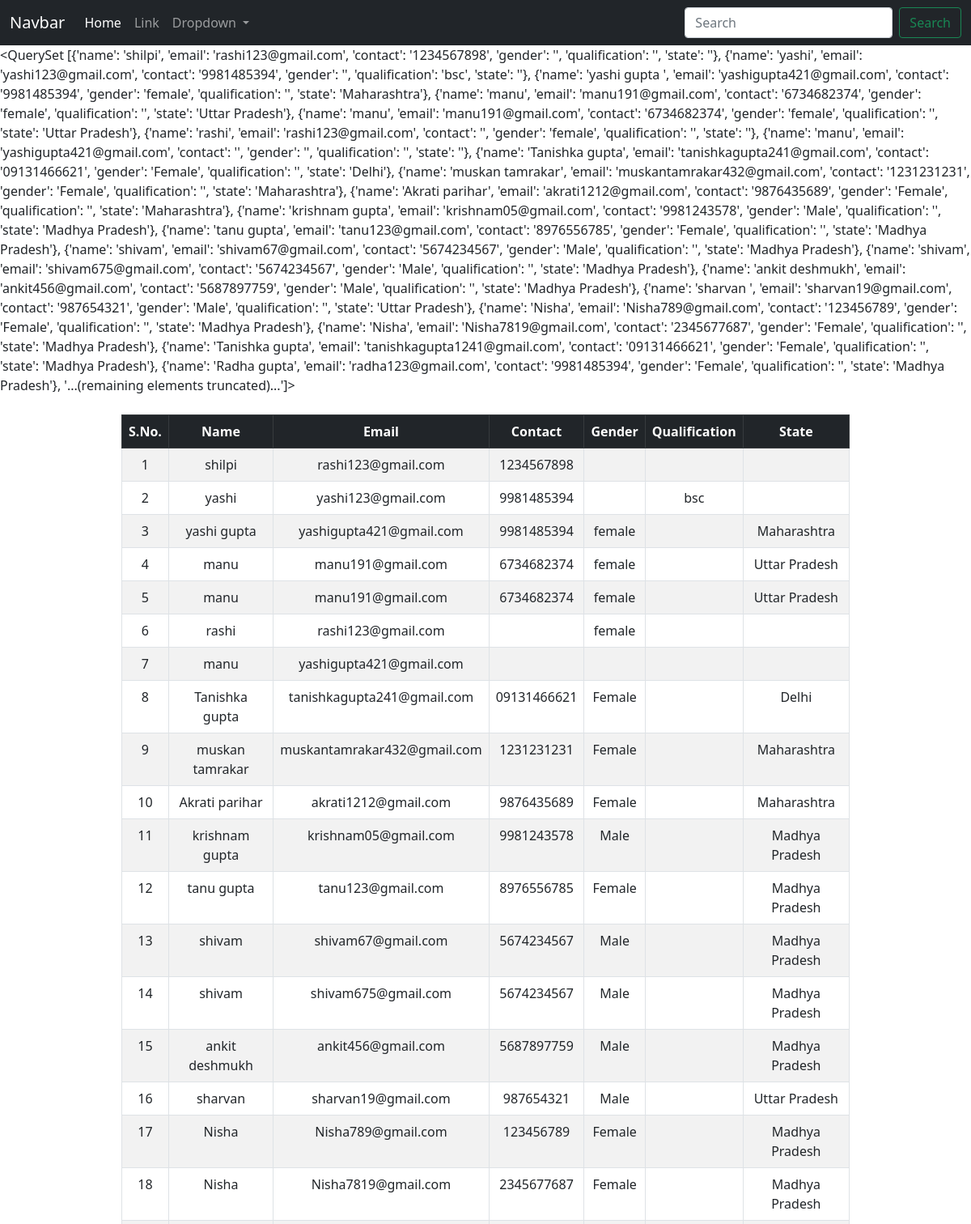
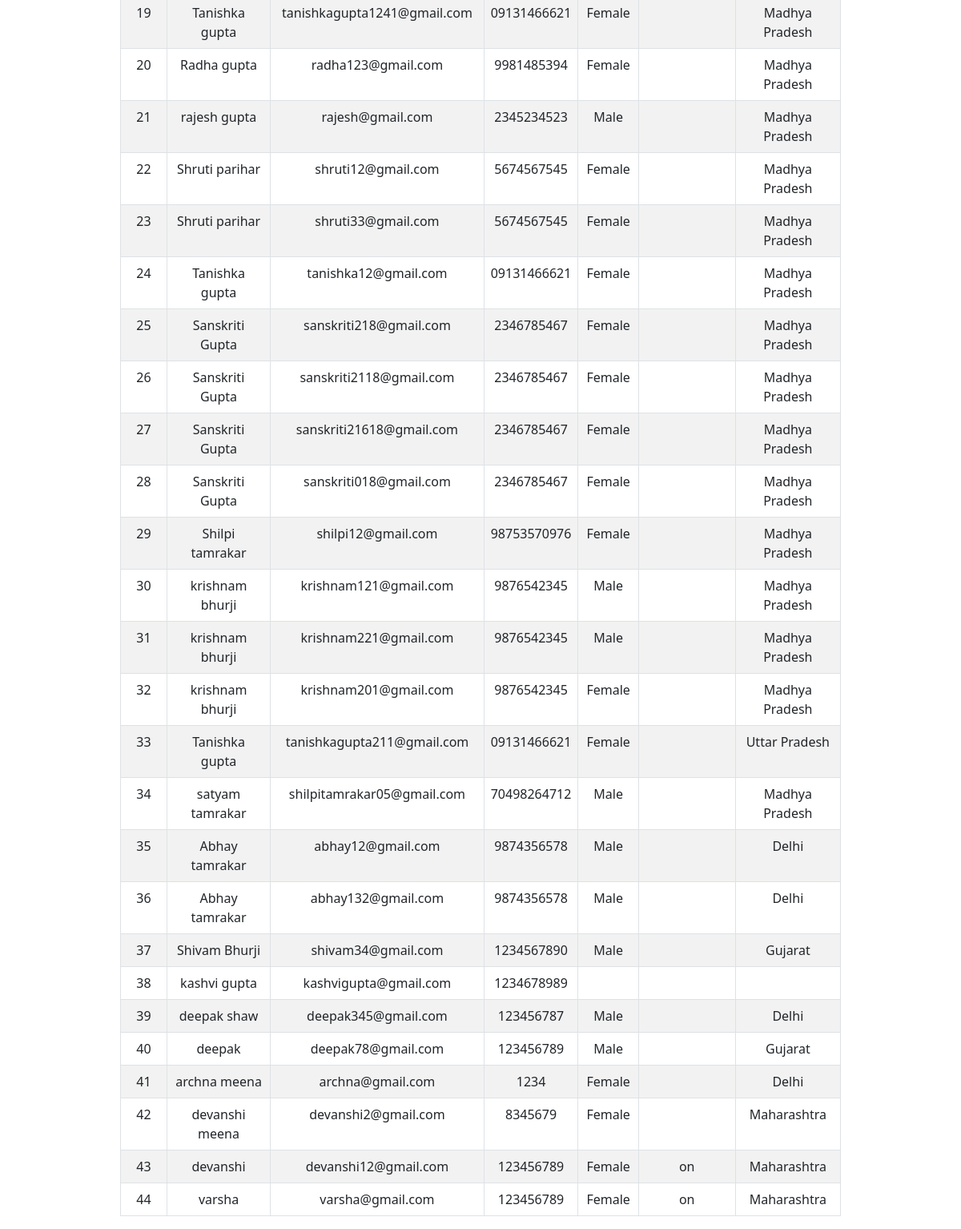
/show_data/, run on the app's committed database (2 pictures, top to bottom).
### app/models.py (models this page shows)
class Employee(models.Model):
    name = models.CharField(max_length=100)
    email = models.EmailField()
    contact = models.CharField()
    gender = models.CharField(max_length=10)
    qualification = models.CharField(max_length=200)
    state = models.CharField(max_length=50)
    image = models.ImageField(upload_to='images/')
    audio = models.FileField(upload_to='audios/')
    video = models.FileField(upload_to='videos/')
    resume = models.FileField(upload_to='resumes/')
    password=models.CharField(max_length=20,null=True)         ##table pehle se created  h ab isme naya column add krna h islie

### app/views.py (the view)
# urls.py: path('show_data/',show_data,name="show_data"),
def show_data(req):
    data = Employee.objects.values('name','email','contact','gender','qualification','state')
    print(data)
    for i in data:
        print(i['name'],i['email'],i['contact'],i['gender'],i['qualification'],i['state'])
    return render(req,'show_data.html',{'data':data})

### app/templates/show_data.html (shortened to what this page needs)
{% extends 'base.html' %}
{% block content %}
{{data}}
<table class="table table-bordered table-striped w-75 mx-auto mt-4 text-center">
  <thead class="table-dark">
    <tr>
      <th>S.No.</th>
      <th>Name</th>
      <th>Email</th>
      <th>Contact</th>
      <th>Gender</th>
      <th>Qualification</th>
      <th>State</th>
    </tr>
  </thead>
<tbody>
    {% for i in data %}
    <tr>
      <td>{{ forloop.counter }}</td>
      <td>{{ i.name }}</td>
      <td>{{ i.email }}</td>
      <td>{{ i.contact }}</td>
      <td>{{ i.gender }}</td>
      <td>{{ i.qualification }}</td>
      <td>{{ i.state }}</td>
    </tr>
    {% endfor %}
  </tbody>
</table>
{% endblock content %}

### app/templates/base.html (shortened to what this page needs)
<!doctype html>
<html lang="en">
  <head>
    <link href="https://cdn.jsdelivr.net/npm/bootstrap@5.0.2/dist/css/bootstrap.min.css" rel="stylesheet">
  </head>
  <body>
    <nav class="navbar navbar-expand-lg navbar-dark bg-dark">
  <div class="container-fluid">
    <a class="navbar-brand" href="#">Navbar</a>
    <div class="collapse navbar-collapse" id="navbarSupportedContent">
      <ul class="navbar-nav me-auto mb-2 mb-lg-0">
        <li class="nav-item">
          <a class="nav-link active" aria-current="page" href="#">Home</a>
        </li>
        <li class="nav-item">
          <a class="nav-link" href="#">Link</a>
        </li>
        <li class="nav-item dropdown">
          <a class="nav-link dropdown-toggle" href="#" id="navbarDropdown" role="button" data-bs-toggle="dropdown" aria-expanded="false">
            Dropdown
          </a>
        </li>
      </ul>
      <form class="d-flex">
        <input class="form-control me-2" type="search" placeholder="Search" aria-label="Search">
        <button class="btn btn-outline-success" type="submit">Search</button>
      </form>
    </div>
  </div>
</nav>
{% block content %}
{% endblock content %}
  </body>
</html>

### data on the page
Employee: name "shilpi", email "rashi123@gmail.com", contact "1234567898"
Employee: name "yashi", email "yashi123@gmail.com", contact "9981485394", qualification "bsc"
Employee: name "yashi gupta", email "yashigupta421@gmail.com", contact "9981485394", gender "female", state "Maharashtra"
Employee: name "rashi", email "rashi123@gmail.com", gender "female"
Employee: name "manu", email "yashigupta421@gmail.com"
Employee: name "Tanishka gupta", email "tanishkagupta241@gmail.com", contact "09131466621", gender "Female", state "Delhi"
Employee: name "muskan tamrakar", email "muskantamrakar432@gmail.com", contact "1231231231", gender "Female", state "Maharashtra"
Employee: name "Akrati parihar", email "akrati1212@gmail.com", contact "9876435689", gender "Female", state "Maharashtra"
Employee: name "krishnam gupta", email "krishnam05@gmail.com", contact "9981243578", gender "Male", state "Madhya Pradesh"
Employee: name "tanu gupta", email "tanu123@gmail.com", contact "8976556785", gender "Female", state "Madhya Pradesh"
Employee: name "shivam", email "shivam67@gmail.com", contact "5674234567", gender "Male", state "Madhya Pradesh"
Employee: name "shivam", email "shivam675@gmail.com", contact "5674234567", gender "Male", state "Madhya Pradesh"
Employee: name "ankit deshmukh", email "ankit456@gmail.com", contact "5687897759", gender "Male", state "Madhya Pradesh"
Employee: name "sharvan", email "sharvan19@gmail.com", contact "987654321", gender "Male", state "Uttar Pradesh"
Employee: name "Nisha", email "Nisha789@gmail.com", contact "123456789", gender "Female", state "Madhya Pradesh"
Employee: name "Nisha", email "Nisha7819@gmail.com", contact "2345677687", gender "Female", state "Madhya Pradesh"
Employee: name "Tanishka gupta", email "tanishkagupta1241@gmail.com", contact "09131466621", gender "Female", state "Madhya Pradesh"
Employee: name "Radha gupta", email "radha123@gmail.com", contact "9981485394", gender "Female", state "Madhya Pradesh"
Employee: name "rajesh gupta", email "rajesh@gmail.com", contact "2345234523", gender "Male", state "Madhya Pradesh"
Employee: name "Shruti parihar", email "shruti12@gmail.com", contact "5674567545", gender "Female", state "Madhya Pradesh"
Employee: name "Shruti parihar", email "shruti33@gmail.com", contact "5674567545", gender "Female", state "Madhya Pradesh"
Employee: name "Tanishka gupta", email "tanishka12@gmail.com", contact "09131466621", gender "Female", state "Madhya Pradesh"
Employee: name "Sanskriti Gupta", email "sanskriti218@gmail.com", contact "2346785467", gender "Female", state "Madhya Pradesh"
Employee: name "Sanskriti Gupta", email "sanskriti2118@gmail.com", contact "2346785467", gender "Female", state "Madhya Pradesh"
Employee: name "Sanskriti Gupta", email "sanskriti21618@gmail.com", contact "2346785467", gender "Female", state "Madhya Pradesh"
Employee: name "Sanskriti Gupta", email "sanskriti018@gmail.com", contact "2346785467", gender "Female", state "Madhya Pradesh"
Employee: name "Shilpi tamrakar", email "shilpi12@gmail.com", contact "98753570976", gender "Female", state "Madhya Pradesh"
Employee: name "krishnam bhurji", email "krishnam121@gmail.com", contact "9876542345", gender "Male", state "Madhya Pradesh"
Employee: name "krishnam bhurji", email "krishnam221@gmail.com", contact "9876542345", gender "Male", state "Madhya Pradesh"
Employee: name "krishnam bhurji", email "krishnam201@gmail.com", contact "9876542345", gender "Female", state "Madhya Pradesh"
Employee: name "Tanishka gupta", email "tanishkagupta211@gmail.com", contact "09131466621", gender "Female", state "Uttar Pradesh"
Employee: name "satyam tamrakar", email "shilpitamrakar05@gmail.com", contact "70498264712", gender "Male", state "Madhya Pradesh"
Employee: name "Abhay tamrakar", email "abhay12@gmail.com", contact "9874356578", gender "Male", state "Delhi"
Employee: name "Abhay tamrakar", email "abhay132@gmail.com", contact "9874356578", gender "Male", state "Delhi"
Employee: name "Shivam Bhurji", email "shivam34@gmail.com", contact "1234567890", gender "Male", state "Gujarat"
Employee: name "kashvi gupta", email "kashvigupta@gmail.com", contact "1234678989"
Employee: name "deepak shaw", email "deepak345@gmail.com", contact "123456787", gender "Male", state "Delhi"
Employee: name "deepak", email "deepak78@gmail.com", contact "123456789", gender "Male", state "Gujarat"
Employee: name "archna meena", email "archna@gmail.com", contact "1234", gender "Female", state "Delhi"
Employee: name "devanshi meena", email "devanshi2@gmail.com", contact "8345679", gender "Female", state "Maharashtra"
Employee: name "devanshi", email "devanshi12@gmail.com", contact "123456789", gender "Female", qualification "on", state "Maharashtra"
Employee: name "varsha", email "varsha@gmail.com", contact "123456789", gender "Female", qualification "on", state "Maharashtra"

### other printed values
{{ i.name }} "manu" "manu"
{{ i.email }} "manu191@gmail.com" "manu191@gmail.com"
{{ i.contact }} "6734682374" "6734682374"
{{ i.gender }} "female" "female"
{{ i.state }} "Uttar Pradesh" "Uttar Pradesh"
